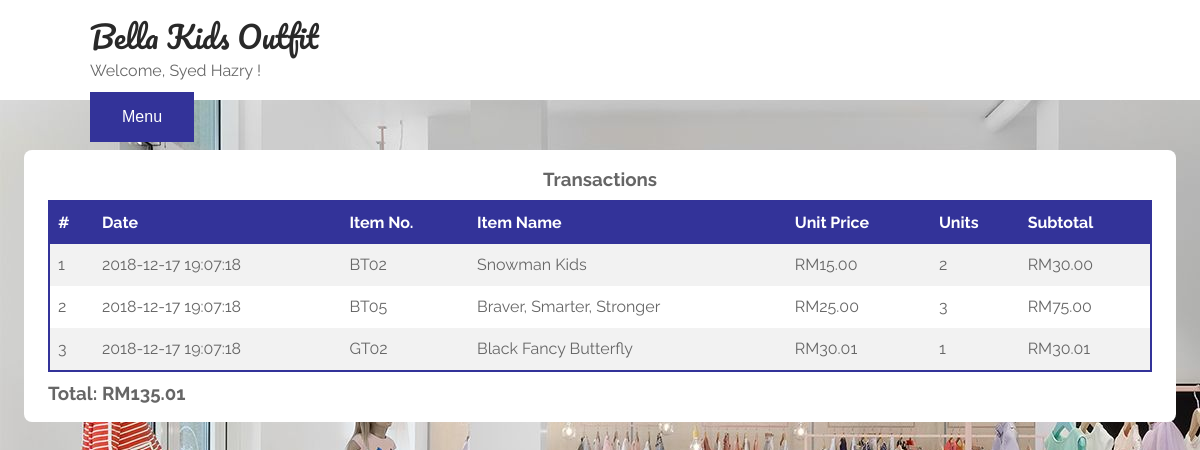
Page /transactions.php (signed in) on the committed database.
### tables this page shows
CREATE TABLE `customers` (
  `id` int(10) NOT NULL,
  `email` varchar(255) NOT NULL,
  `password` varchar(32) NOT NULL,
  `name` varchar(255) NOT NULL,
  `address` varchar(255) NOT NULL,
  `phone` varchar(32) NOT NULL
);

CREATE TABLE `transactions` (
  `id` int(10) NOT NULL,
  `customer_id` int(10) NOT NULL,
  `product_id` int(10) NOT NULL,
  `price` decimal(10,2) NOT NULL,
  `units` int(10) NOT NULL,
  `date` datetime NOT NULL
);

CREATE TABLE `products` (
  `id` int(10) NOT NULL,
  `number` varchar(32) NOT NULL,
  `name` varchar(255) NOT NULL,
  `gender` varchar(16) NOT NULL,
  `category` varchar(255) NOT NULL,
  `age_range` varchar(64) NOT NULL,
  `description` varchar(4096) NOT NULL,
  `price` decimal(10,2) NOT NULL,
  `image` varchar(255) NOT NULL,
  `status` varchar(16) NOT NULL
);

### htdocs/model/model.php (called while the page is built, shortened)
<?php
require_once 'connection.php';
class Model
{
  private static function generate_array($result)
  {
    $array = array();
    foreach ($result as $entry)
    {
      $var = new $class();
      $var->set_data($entry);
      array_push($array, $var);
    }
    return $array;
  }
  public static function where($cond = '*', $count = 0, $offset = 0)
  {
    $query = "SELECT * FROM ".static::TABLE_NAME." WHERE ".$cond;
    $result = $GLOBALS['connection']->query($query);
    return static::generate_array($result);
  }
  public static function get($id)
  {
    $query = "SELECT * FROM ".static::TABLE_NAME." WHERE id = ".$id;
    $result = $GLOBALS['connection']->query($query);
    if (count($result) > 0)
    {
      $var = new $class();
      $var->set_data($result[0]);
      return $var;
    }
    else
    {
      return null;
    }
  }
}
?>

### htdocs/model/connection.php (called while the page is built, shortened)
<?php
class Connection
{
  private $mysqli = null;
  public function connect()
  {
    $this->mysqli = new mysqli(self::DB_HOST, self::DB_USER, self::DB_PASSWORD, self::DB_NAME);
    if ($this->mysqli->connect_errno)
    {
      echo $this->mysqli->connect_errno;
      echo $this->mysqli->connect_error;
      return false;
    }
    else
    {
      return true;
    }
  }
  public function query($str)
  {
    if ($result = $this->mysqli->query($str))
    {
      return $result->fetch_all(MYSQLI_ASSOC);
    }
    else
    {
      echo $this->mysqli->connect_errno;
      echo $this->mysqli->error;
      return array();
    }
  }
}
?>

### htdocs/model/customer.php (called while the page is built, shortened)
<?php
require_once "model.php";
class Customer extends Model
{
  public function __construct()
  {
    $this->data = ["id" => 0, "email" => "", "password" => "", "name" => "", "address" => "", "phone" => ""];
  }
  public function get_name()
  {
    return $this->data['name'];
  }
  public function set_data($source)
  {
    $this->data['name'] = $source['name'];
  }
}
?>

### htdocs/model/transaction.php (called while the page is built, shortened)
<?php
require_once "model.php";
class Transaction extends Model
{
  public function __construct()
  {
    $this->data = ["id" => 0, "customer_id" => 0, "product_id" => 0, "price" => 0, "units" => 0, "date" => ""];
  }
  public function get_product_id()
  {
    return $this->data['product_id'];
  }
  public function get_units()
  {
    return $this->data['units'];
  }
  public function get_price()
  {
    return $this->data['price'];
  }
  public function get_date()
  {
    return $this->data['date'];
  }
  public function set_data($source)
  {
    $this->data['product_id'] = intval($source['product_id']);
    $this->data['units'] = intval($source['units']);
    $this->data['price'] = floatval($source['price']);
    $this->data['date'] = $source['date'];
  }
}
?>

### htdocs/model/product.php (called while the page is built, shortened)
<?php
require_once "model.php";
class Product extends Model
{
  public function __construct()
  {
    $this->data = ["id" => 0, "number" => "", "name" => "", "gender" => "", "category" => "", "age_range" => "",
                   "description" => "", "price" => 0.0, "image" => "", "status" => ""];
  }
  public function get_number()
  {
    return $this->data['number'];
  }
  public function get_name()
  {
    return $this->data['name'];
  }
  public function set_data($source)
  {
    $this->data['number'] = $source['number'];
    $this->data['name'] = $source['name'];
  }
}
?>

### htdocs/transactions.php (the view, shortened to what this page needs)
<?php
  $user = $_SESSION["user"];
  $customer = Customer::get($user);
  $customer_name = $customer->get_name();
  $array = Transaction::where("customer_id = $user");
  $total = 0;
  $index = 0;
?>
<!DOCTYPE html>
<html>
<head>
	<link rel="stylesheet" type="text/css" href="css/index.css">
  <link rel="stylesheet" type="text/css" href="css/login.css">
  <link rel="stylesheet" type="text/css" href="css/card.css">
  <link rel="stylesheet" type="text/css" href="css/nav.css">
</head>
<body>
<div class="background">
  <nav>
    <div class="navWrapper">
      <p id="logo">Bella Kids Outfit</p>
      <p style="padding-top: 8px">Welcome, <?php echo $customer_name?>!</p>
      <div style="float:left; margin-top: 8px">
        <div class="dropdown">
          <button class="dropbtn">Menu</button>
        </div>
      </div>
    </div>
  </nav>
<div style="margin-top: 100px; margin-bottom: 24px">&nbsp;</div>
<div style="margin: 24px; padding: 16px; border-radius: 8px; background-color: white">
  <center><h3>Transactions</h3></center>
  <div style="overflow-x:auto; margin: 8px; border-style: solid; border-width: 2px; border-color: #333399">
    <?php
      echo "<table>";
      echo "<tr><th>#</th><th>Date</th><th>Item No.</th><th>Item Name</th><th>Unit Price</th><th>Units</th><th>Subtotal</th></tr>";
      foreach($array as $transaction)
      {
        $product = Product::get($transaction->get_product_id());
        $number = $product->get_number();
        $name = $product->get_name();
        $units = $transaction->get_units();
        $price = "RM".number_format($transaction->get_price(), 2);
        $subtotal = "RM".number_format($transaction->get_price() * $units, 2);
        $total += $transaction->get_price() * $units;
        $index += 1;
        $date = $transaction->get_date();
        echo "<tr>";
        echo "<td>".$index."</td>";
        echo "<td>".$date."</td>";
        echo "<td>".$number."</td>";
        echo "<td>".$name."</td>";
        echo "<td>".$price."</td>";
        echo "<td>".$units."</td>";
        echo "<td>".$subtotal."</td>";
        echo "</tr>";
      }
      echo "</table>";
    ?>
  </div>
  <?php
    $total_price = "RM".number_format($total, 2);
    echo "<h3 style='margin-left: 8px'>Total: $total_price</h3>";
  ?>
</div>
</body>
</html>

### htdocs/css/index.css (style rules this page uses)
* { margin: 0; padding: 0; }
body { font-family: "Source Sans Pro"; max-width: 100vw; overflow-x: hidden; }
nav { width: 100vw; height: 100px; background: white; position: absolute; top: 0; }
.navWrapper { width: 85%; margin: auto; padding-top: 24px; }
#logo { color: #292929; font-size: 30px; font-family: "Pacifico"; font-weight: normal; text-decoration: none; }
h1, h2, h3, h4, h5, h6, a, p, i, span, button, small, ul, li, hr { -webkit-font-smoothing: antialiased !important; -moz-osx-font-smoothing: grayscale !important; }

### htdocs/css/login.css (style rules this page uses)
* { margin: 0; padding: 0; }
body { color: #666; background-color: lightblue; font: 16px/26px "Raleway", sans-serif; }

### htdocs/css/nav.css (style rules this page uses)
body { background-image: url('img/bg.jpg'); }
.dropbtn { background-color: #333399; color: white; padding-left: 32px; padding-right: 32px; padding-top: 16px; padding-bottom: 16px; font-size: 16px; border: none; cursor: pointer; }
.dropdown { position: relative; display: inline-block; }
table { border-collapse: collapse; width: 100%; }
th, td { text-align: left; padding: 8px; }
tr:nth-child(even) { background-color: #f2f2f2 }
th { background-color: #333399; color: white; }

### rows in the picture
customers: name "Syed Hazry"
transactions: date "2018-12-17 19:07:18", product.number "BT02", product.name "Snowman Kids", price "RM15.00", units "2", subtotal "RM30.00"
transactions: date "2018-12-17 19:07:18", product.number "BT05", product.name "Braver, Smarter, Stronger", price "RM25.00", units "3", subtotal "RM75.00"
transactions: date "2018-12-17 19:07:18", product.number "GT02", product.name "Black Fancy Butterfly", price "RM30.01", units "1", subtotal "RM30.01"

### other values in the picture
$total_price "RM135.01"
